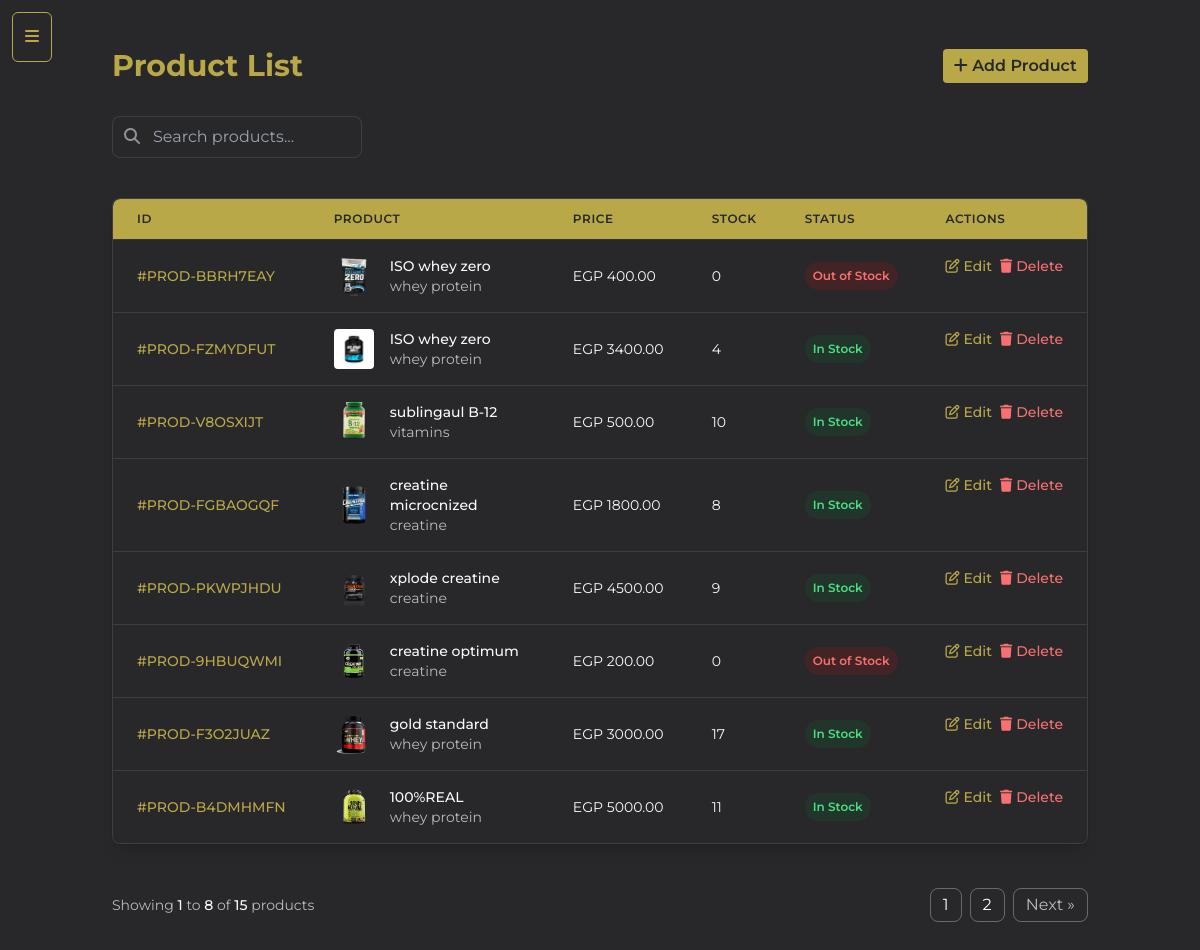
/useradmin/products/, run on the app's committed database.
### core/models.py (models this page shows, shortened)
class Product(models.Model):
    pid= ShortUUIDField(primary_key=True)
    title=models.CharField(max_length=100, blank=False, null=False)
    image=models.ImageField(upload_to='product')
    description=models.TextField(blank=True, null=True, default='this is a product')
    buying_price = models.DecimalField(max_digits=10, decimal_places=2, default=0)
    price=models.DecimalField(max_digits=10, decimal_places=2)
    old_price=models.DecimalField(max_digits=10, decimal_places=2, blank=True, null=True)
    specifications=models.TextField(blank=True, null=True)
    user=models.ForeignKey(User, on_delete=models.CASCADE, null=True, blank=True) #to show user who created the product
    category=models.ForeignKey(Category, on_delete=models.CASCADE, null=True, blank=True, related_name='category') #to show category of the product
    supplier=models.ForeignKey(Supplier, on_delete=models.CASCADE, null=True, blank=True) #to show supplier of the product
    brand = models.ForeignKey(Brand, on_delete=models.SET_NULL, null=True, blank=True)
    is_active=models.BooleanField(default=True) #to show if the product is active or not
    product_status=models.CharField(max_length=10, choices=STATUS_CHOICES, default='active')
    in_stock=models.BooleanField(default=True) #to show if the product is in stock or not
    quantity=models.PositiveIntegerField(default=0)
    quantity_sold=models.PositiveIntegerField(default=0)
    featured=models.BooleanField(default=False) #عشان العروض
    sku=models.CharField(max_length=100,unique=True, blank=True, null=True)
    created_at = models.DateTimeField(auto_now_add=True)
    updated_at = models.DateTimeField(auto_now=True, null=True, blank=True)
    flavors = models.ManyToManyField(Flavor, blank=True)
    class Meta:
        verbose_name_plural='products'

class Category(models.Model):
      cid= ShortUUIDField(primary_key=True)
      title=models.CharField(max_length=100)
      image=models.ImageField(upload_to='category')
      class Meta:
          verbose_name = "Category"
          verbose_name_plural = "Categories"
      def __str__(self):
        return self.title

### useradmin/views.py (the view)
# urls.py: path('products/', views.admin_products_view, name='products'),
def admin_products_view(request):
    all_categories = Category.objects.all()
    if 'q' in request.GET:
        query = request.GET.get('q')
        search_mode = bool(query)
        products = Product.objects.filter( title__icontains=query)
    else:
        search_mode = False
        products = Product.objects.all().order_by('-created_at')
    page_obj, query_string = paginate_products(request, products, per_page=8)
    context = {
        'products': page_obj.object_list,
        'all_categories': all_categories,
        'search_mode': search_mode,
        'page_obj': page_obj,
        'query_string': query_string,
    }
    return render(request, 'useradmin/products.html', context)

### core/context_processors.py (called while the page is built)
def price_range_context(request):
    min_max_price = Product.objects.aggregate(Min('price'), Max('price'))
    return {
        'min_max_price': min_max_price,
      }

def cart_data(request):
    cart_data = request.session.get('cart_data_obj', {})
    return {'cart_data': cart_data}

### core/services.py (called while the page is built)
def paginate_products(request, products, per_page=6):
    query_dict = request.GET.copy()
    query_dict.pop("page", None)
    query_string = query_dict.urlencode()
    paginator = Paginator(products, per_page)
    page_number = request.GET.get("page")
    page_obj = paginator.get_page(page_number)
    return page_obj, query_string

### templates/useradmin/products.html (shortened to what this page needs)
{% extends "useradmin/base-sidebar.html" %}
{% load static %}
{% block content %}
<body class="bg-dark">
    <div class="container mx-auto p-4 md:p-6">
        <div class="flex flex-col md:flex-row justify-between items-start md:items-center gap-4 mb-6 md:mb-8">
            <div class="w-full md:w-auto">
                <h1 class="text-2xl md:text-3xl font-bold text-gold">Product List</h1>
            </div>
            <a href="{% url 'useradmin:add-product' %}" class="btn">
                  <i class="fa-solid fa-plus"></i> Add Product
            </a>
        </div>
        <div class="w-full flex mb-4 ">
            <div class="flex justify-between relative flex-grow">
                <div class="mb-6 flex flex-col md:flex-row gap-4">
                    <form method="GET" class="flex-grow">
                        <div class="relative">
                            <input type="text" name="q" value="{{ request.GET.q }}" placeholder="Search products..."
                                class="pl-10 pr-4 py-2 rounded-lg bg-dark border border-white/10 text-light focus:outline-none focus:ring-2 focus:ring-gold focus:border-transparent">
                            <i class="fas fa-search absolute left-3 top-3 text-light/50"></i>
                        </div>
                    </form>
                </div>
            </div>
        </div>
        <div class="bg-dark rounded-lg shadow-lg overflow-hidden border border-white/10">
            <div class="overflow-x-auto">
                <table class="min-w-full divide-y divide-white/10">
                    <thead class="bg-gold backdrop-blur border-b border-white/10">
                        <tr class="text-dark text-xs">
                            <th class="px-4 py-3 md:px-6 md:py-3 text-left font-semibold uppercase tracking-wider">ID</th>
                            <th class="px-4 py-3 md:px-6 md:py-3 text-left font-semibold uppercase tracking-wider">Product</th>
                            <th class="px-4 py-3 md:px-6 md:py-3 text-left font-semibold uppercase tracking-wider">Price</th>
                            <th class="px-4 py-3 md:px-6 md:py-3 text-left font-semibold uppercase tracking-wider">Stock</th>
                            <th class="px-4 py-3 md:px-6 md:py-3 text-left font-semibold uppercase tracking-wider">Status</th>
                            <th class="px-4 py-3 md:px-6 md:py-3 text-left font-semibold uppercase tracking-wider">Actions</th>
                        </tr>
                    </thead>
                    <tbody class="bg-dark divide-y divide-white/10">
                        {% for p in products %}
                        <tr id="product-container"
                         class="products hover:bg-white/5 transition-colors duration-150">
                            <td class="px-4 py-4 md:px-6 md:py-4 whitespace-nowrap text-sm font-medium text-gold">#{{p.pid}}</td>
                            <td class="px-4 py-4 md:px-6 md:py-4">
                                <div class="flex items-center">
                                    <div class="flex-shrink-0 h-10 w-10">
                                        <img class="h-10 w-10 rounded object-cover" src="{{p.image.url}}" alt="Product image">
                                    </div>
                                    <div class="ml-3 md:ml-4">
                                        <div class="text-sm font-medium text-light">{{p.title}}</div>
                                        <div class="text-sm text-light/70">{{p.category}}</div>
                                    </div>
                                </div>
                            </td>
                            <td class="px-4 py-4 md:px-6 md:py-4 whitespace-nowrap text-sm text-light">EGP {{p.price}}</td>
                            <td class="px-4 py-4 md:px-6 md:py-4 whitespace-nowrap text-sm text-light">{{p.quantity}}</td>
                            <td class="px-4 py-4 md:px-6 md:py-4 whitespace-nowrap">
                                {% if p.in_stock %}
                                <span class="px-2 py-1 inline-flex text-xs leading-5 font-semibold rounded-full bg-green-900/30 text-green-400">In Stock</span>
                                {% else %}
                                <span class="px-2 py-1 inline-flex text-xs leading-5 font-semibold rounded-full bg-red-900/30 text-red-400">Out of Stock</span>
                                {% endif %}
                            </td>
                            <td class="px-4 py-4 md:px-6 md:py-4 whitespace-nowrap text-sm font-medium flex items-center gap-2">
                                <a href="{% url 'useradmin:edit-product' p.pid %}" class="text-gold hover:text-gold/80 hover:underline flex items-center gap-1">
                                    <i class="fa-regular fa-pen-to-square"></i> Edit
                                </a>
                                <a href="{% url 'useradmin:delete-product' p.pid %}" class="text-red-400 hover:text-red-300 hover:underline flex items-center gap-1">
                                    <i class="fa-solid fa-trash"></i> Delete
                                </a>
                            </td>
                        </tr>
                        {% endfor %}
                    </tbody>
                </table>
            </div>
        </div>
        <div class="flex flex-col sm:flex-row items-center justify-between gap-4 mt-6">
            <div class="text-sm text-light/70">
                  Showing
                  <span class="font-medium text-light">
                      {{ page_obj.start_index }}
                  </span>
                  to
                  <span class="font-medium text-light">
                      {{ page_obj.end_index }}
                  </span>
                  of
                  <span class="font-medium text-light">
                      {{ page_obj.paginator.count }}
                  </span> products
              </div>
            {% include 'partials/pagination.html' %}
        </div>
    </div>
</body>
</html>
{% endblock content %}

### static/assets/css/global.css (style rules this page uses)
.flex { display: flex; align-items: center; }
* { margin: 0; padding: 0; }
html { font-family: "Montserrat", serif !important; box-sizing: border-box; scrollbar-color: #b9a848 #28282B; scroll-behavior: smooth; }
*, *:before, *:after { box-sizing: inherit; }
a,button { cursor: pointer; display: inline-block; }
.btn { background-color: #b9a848; color: #28282B; font-size: 1rem; font-weight: 600; padding-left: 0.7rem; padding-right: 0.7rem; padding-top: 0.30rem; padding-bottom: 0.30rem; border-radius: 0.25rem; }

### data on the page
Product: pid "PROD-BBRH7EAY", image (picture), title "ISO whey zero", category "whey protein", price "400.00", quantity "0", in_stock "Out of Stock"
Product: pid "PROD-FZMYDFUT", image (picture), title "ISO whey zero", category "whey protein", price "3400.00", quantity "4", in_stock "In Stock"
Product: pid "PROD-V8OSXIJT", image (picture), title "sublingaul B-12", category "vitamins", price "500.00", quantity "10", in_stock "In Stock"
Product: pid "PROD-FGBAOGQF", image (picture), title "creatine microcnized", category "creatine", price "1800.00", quantity "8", in_stock "In Stock"
Product: pid "PROD-PKWPJHDU", image (picture), title "xplode creatine", category "creatine", price "4500.00", quantity "9", in_stock "In Stock"
Product: pid "PROD-9HBUQWMI", image (picture), title "creatine optimum", category "creatine", price "200.00", quantity "0", in_stock "Out of Stock"
Product: pid "PROD-F3O2JUAZ", image (picture), title "gold standard", category "whey protein", price "3000.00", quantity "17", in_stock "In Stock"
Product: pid "PROD-B4DMHMFN", image (picture), title "100%REAL", category "whey protein", price "5000.00", quantity "11", in_stock "In Stock"

### other printed values
{{ page_obj.start_index }} "1"
{{ page_obj.end_index }} "8"
{{ page_obj.paginator.count }} "15"
{{ page_num }} "1"
{{ page_num }} "2"
